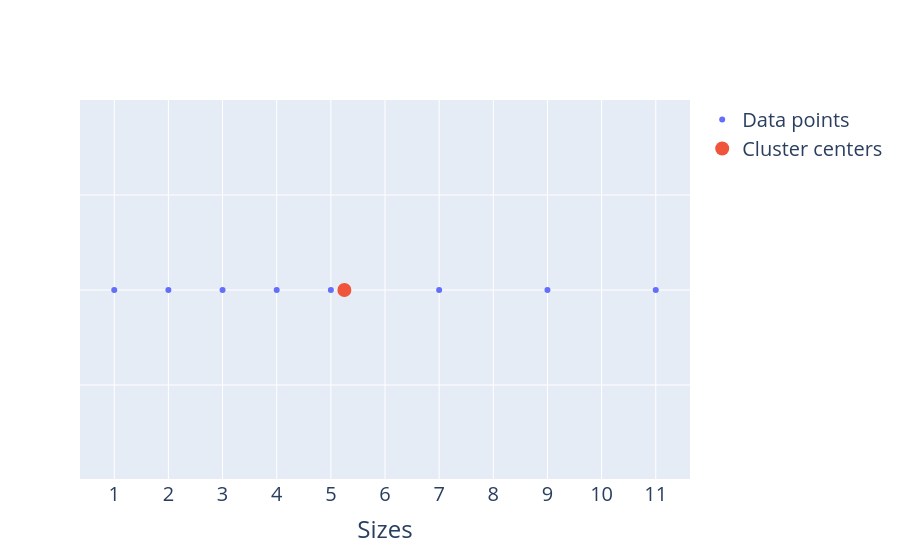

Notebook cell for this chart:
### Code cell
fig = go.Figure()
fig.add_scatter(x=sizes.flatten(),
                y=[1 for i in range(len(sizes))],
                mode='markers',
                name='Data points')
fig.add_scatter(x=kmeans1.cluster_centers_.flatten(),
                y=[1],
                mode='markers',
                marker={'size': 14},
                name='Cluster centers')
fig.layout.xaxis.tickvals = list(range(1, 12))
fig.layout.xaxis.title = 'Sizes'
fig.layout.yaxis.showticklabels = False
fig.layout.font.size = 20
fig

### Figure 1 — Plotly figure (JSON) as saved in the notebook; plotly's stock layout.template omitted (floating-point values rounded to 4 significant figures)
{"data": [{"mode": "markers", "name": "Data points", "type": "scatter", "x": [1, 2, 3, 4, 5, 7, 9, 11], "y": [1, 1, 1, 1, 1, 1, 1, 1]}, {"marker": {"size": 14}, "mode": "markers", "name": "Cluster centers", "type": "scatter", "x": [5.25], "y": [1]}], "layout": {"autosize": true, "font": {"size": 20}, "xaxis": {"autorange": true, "range": [0.3997, 11.6], "tickvals": [1, 2, 3, 4, 5, 6, 7, 8, 9, 10, 11], "title": {"text": "Sizes"}, "type": "linear"}, "yaxis": {"autorange": true, "range": [0, 2], "showticklabels": false, "type": "linear"}}}
